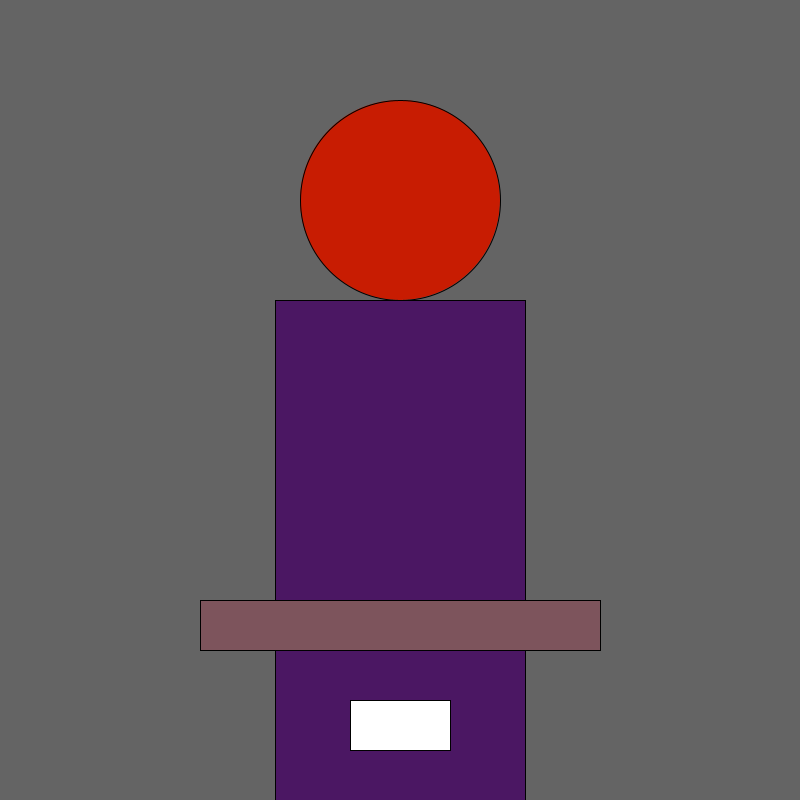
Frame 1 (no input)
Frame 60 (the mouse pressed at the canvas centre just before this capture): identical to frame 1, image omitted
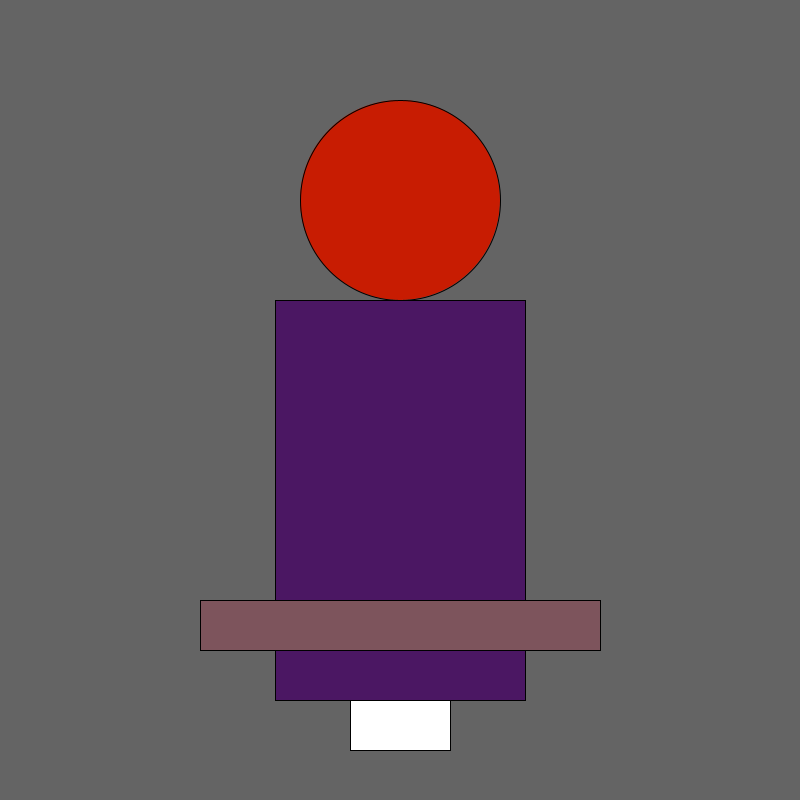
Frame 120 (the mouse held since frame 60 and released just before this capture)

The Processing sketch that drew these frames (run headless with seeded random() and noise(); from frame 60 on, the mouse is pressed at the canvas centre):

// Processing sketch: assignment_3_robot3
// ── assignment_3_robot3.pde
int x;
int y;

float bodyHeight;

int buttonX;
int buttonY;

void setup() {
  size(800, 800);
  background(100);
  smooth();
  ellipseMode(RADIUS);
  strokeWeight(1);
}

void draw() {
  background(100);
  
  bodyHeight = height-mouseY;
  
  if (bodyHeight >= 500) {
    bodyHeight = 500;
  } else if (bodyHeight <= 200) {
    bodyHeight = 200;
  }
  
  // body
  fill(75,23,99);
  rect(275, 300, 250, bodyHeight);
  
  // head
  fill(200,28,2);
  ellipse(400, 200, 100, 100);
  
  // feet
  fill(125,84,92);
  rect(200, 600, 400, 50);
  
  //button
  fill(255);
  rect(350, 700, 100, 50);
  
}
